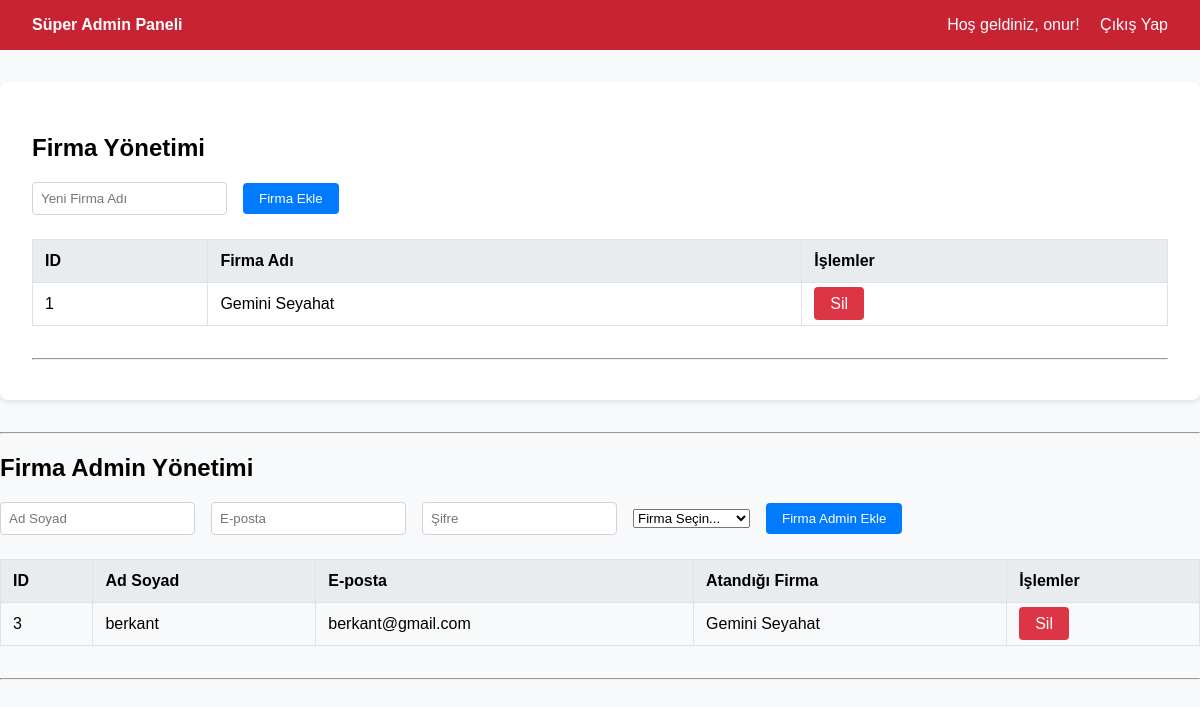
Page /index.php?page=admin_panel (signed in) on the earlier database version.
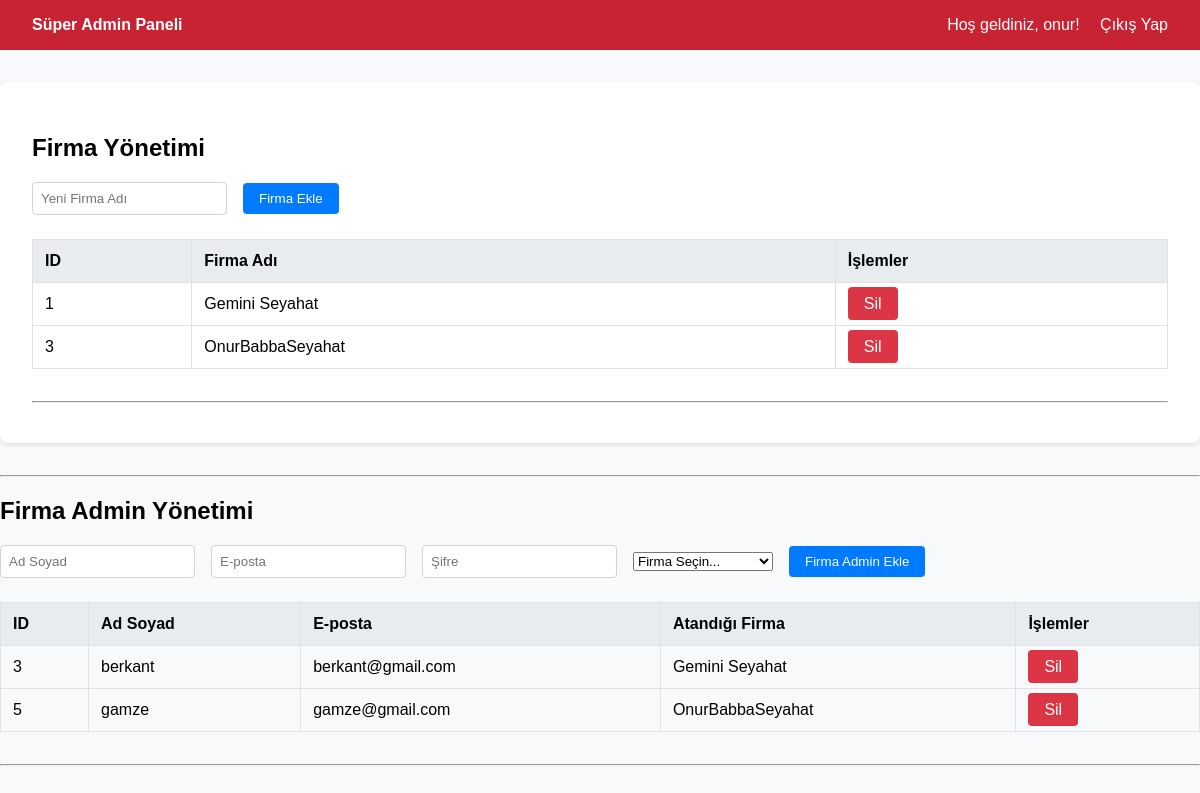
Same page on the later database version.
### tables this page shows
CREATE TABLE "companies" (
"id" INTEGER PRIMARY KEY AUTOINCREMENT,
"name" TEXT NOT NULL UNIQUE,
"created_at" TEXT DEFAULT CURRENT_TIMESTAMP
);

CREATE TABLE "users" (
"id" INTEGER PRIMARY KEY AUTOINCREMENT,
"name" TEXT NOT NULL,
"email" TEXT NOT NULL UNIQUE,
"password" TEXT NOT NULL,
"credit" REAL DEFAULT 0.0,
"role" TEXT NOT NULL DEFAULT 'user',
"company_id" INTEGER,
"created_at" TEXT DEFAULT CURRENT_TIMESTAMP
);

### views/admin_panel.php (the view, shortened to what this page needs)
<?php
require_once __DIR__ . '/../config/database.php';
$companies = $pdo->query("SELECT * FROM companies ORDER BY name")->fetchAll();
$stmt = $pdo->query(
    "SELECT u.id, u.name, u.email, c.name as company_name
     FROM users u
     LEFT JOIN companies c ON u.company_id = c.id
     WHERE u.role = 'firma_admin'
     ORDER BY u.name"
);
$company_admins = $stmt->fetchAll();
?>
<!DOCTYPE html>
<html lang="tr">
<head>
</head>
<body>
    <nav class="navbar">
        <a href="/index.php?page=admin_panel" style="font-weight: bold;">Süper Admin Paneli</a>
        <div>
            <span>Hoş geldiniz, <?php echo htmlspecialchars($_SESSION['user_name']); ?>!</span>
            <a href="/index.php?action=logout">Çıkış Yap</a>
        </div>
    </nav>
    <div class="container">
        <div class="section">
            <h2>Firma Yönetimi</h2>
            <form action="/index.php?action=add_company" method="POST" class="form-inline">
                <input type="text" name="company_name" placeholder="Yeni Firma Adı" required>
                <button type="submit" class="btn btn-primary">Firma Ekle</button>
            </form>
            <table>
                <thead><tr><th>ID</th><th>Firma Adı</th><th>İşlemler</th></tr></thead>
                <tbody>
                    <?php foreach ($companies as $company): ?>
                        <tr>
                            <td><?php echo htmlspecialchars($company['id']); ?></td>
                            <td><?php echo htmlspecialchars($company['name']); ?></td>
                            <td><a href="/index.php?action=delete_company&company_id=<?php echo $company['id']; ?>" class="btn btn-danger" onclick="return confirm('Bu firmayı silmek istediğinizden emin misiniz? Bu firmaya ait TÜM seferler ve biletler kalıcı olarak silinecektir!');">Sil</a></td>
                        </tr>
                    <?php endforeach; ?>
                </tbody>
            </table>
        </div>
        <hr>
        </div>
        <hr>
        <div class="section">
            <h2>Firma Admin Yönetimi</h2>
            <form action="/index.php?action=add_company_admin" method="POST" class="form-inline" style="flex-wrap: wrap;">
                <input type="text" name="name" placeholder="Ad Soyad" required>
                <input type="email" name="email" placeholder="E-posta" required>
                <input type="password" name="password" placeholder="Şifre" required>
                <select name="company_id" required>
                    <option value="">Firma Seçin...</option>
                </select>
                <button type="submit" class="btn btn-primary">Firma Admin Ekle</button>
            </form>
            <table>
                <thead>
                    <tr>
                        <th>ID</th>
                        <th>Ad Soyad</th>
                        <th>E-posta</th>
                        <th>Atandığı Firma</th>
                        <th>İşlemler</th>
                    </tr>
                </thead>
                <tbody>
                    <?php foreach ($company_admins as $admin): ?>
                        <tr>
                            <td><?php echo htmlspecialchars($admin['id']); ?></td>
                            <td><?php echo htmlspecialchars($admin['name']); ?></td>
                            <td><?php echo htmlspecialchars($admin['email']); ?></td>
                            <td><?php echo htmlspecialchars($admin['company_name'] ?? 'Atanmamış'); ?></td>
                            <td><a href="#" class="btn btn-danger">Sil</a></td>
                        </tr>
                    <?php endforeach; ?>
                </tbody>
            </table>
        </div>
        <hr>
</body>
</html>
</body>
</html>

### public/index.php (shortened to what this page needs)
<?php
$page = $_GET['page'] ?? 'home';
$allowed_pages = ['home', 'register', 'login', 'purchase', 'my-tickets', 'company_admin_panel', 'add_trip', 'edit_trip', 'admin_panel'];
if (in_array($page, $allowed_pages) && file_exists(__DIR__ . "/../views/{$page}.php")) {
    require_once __DIR__ . "/../views/{$page}.php";
} elseif ($page === 'home' && file_exists(__DIR__ . "/../views/home.php")) {
    require_once __DIR__ . "/../views/home.php";
} else {
    if (!isset($_GET['action'])) {
        http_response_code(404);
        echo "<h1>404 Sayfa Bulunamadı</h1>";
    }
}

### views/admin_panel.php (style rules this page uses)
body { font-family: sans-serif; margin: 0; background-color: #f8f9fa; }
.navbar { background-color: #c82333; padding: 1rem; color: white; display: flex; justify-content: space-between; align-items: center; }
.navbar a { color: white; text-decoration: none; margin: 0 1rem; }
.container { max-width: 1140px; margin: 2rem auto; padding: 2rem; background-color: white; border-radius: 8px; box-shadow: 0 2px 4px rgba(0,0,0,0.1); }
.section { margin-bottom: 2rem; }
table { width: 100%; border-collapse: collapse; margin-top: 1.5rem; }
th, td { border: 1px solid #dee2e6; padding: 0.75rem; text-align: left; }
th { background-color: #e9ecef; }
.form-inline { display: flex; gap: 1rem; align-items: center; }
.form-inline input { padding: .5rem; border: 1px solid #ced4da; border-radius: 4px; }
.btn { text-decoration: none; padding: 0.5rem 1rem; border-radius: 4px; color: white; border: none; cursor: pointer; }
.btn-primary { background-color: #007bff; }
.btn-danger { background-color: #dc3545; }

Differences in the rows shown:
added companies: id "3", name "OnurBabbaSeyahat"
added users: id "5", name "gamze", email "gamze@gmail.com", company.name "OnurBabbaSeyahat"
